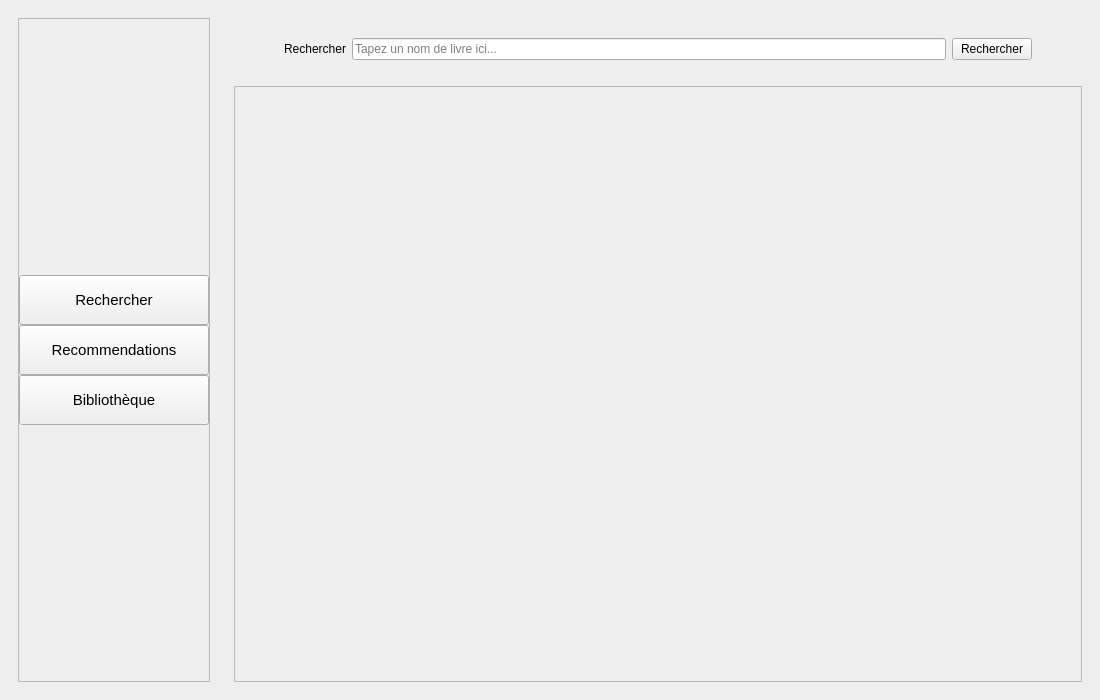
<?xml version="1.0" encoding="UTF-8"?>
<ui version="4.0">
 <class>MainWindow</class>
 <widget class="QMainWindow" name="MainWindow">
  <property name="geometry">
   <rect>
    <x>0</x>
    <y>0</y>
    <width>1100</width>
    <height>700</height>
   </rect>
  </property>
  <property name="windowTitle">
   <string>MainWindow</string>
  </property>
  <widget class="QWidget" name="centralwidget">
   <layout class="QHBoxLayout" name="horizontalLayout">
    <item>
     <widget class="QWidget" name="leftPanel" native="true">
      <property name="minimumSize">
       <size>
        <width>210</width>
        <height>0</height>
       </size>
      </property>
      <property name="font">
       <font>
        <pointsize>11</pointsize>
       </font>
      </property>
      <property name="styleSheet">
       <string notr="true"/>
      </property>
      <layout class="QVBoxLayout" name="verticalLayout">
       <item>
        <widget class="QFrame" name="frameLeftPanel">
         <property name="frameShape">
          <enum>QFrame::StyledPanel</enum>
         </property>
         <property name="frameShadow">
          <enum>QFrame::Raised</enum>
         </property>
         <layout class="QVBoxLayout" name="verticalLayout_2">
          <property name="spacing">
           <number>0</number>
          </property>
          <property name="leftMargin">
           <number>0</number>
          </property>
          <property name="topMargin">
           <number>0</number>
          </property>
          <property name="rightMargin">
           <number>0</number>
          </property>
          <property name="bottomMargin">
           <number>0</number>
          </property>
          <item>
           <spacer name="verticalSpacerLeftPanelHaut">
            <property name="orientation">
             <enum>Qt::Vertical</enum>
            </property>
            <property name="sizeHint" stdset="0">
             <size>
              <width>20</width>
              <height>40</height>
             </size>
            </property>
           </spacer>
          </item>
          <item>
           <widget class="QPushButton" name="leftPanelButtonSearch">
            <property name="minimumSize">
             <size>
              <width>0</width>
              <height>50</height>
             </size>
            </property>
            <property name="font">
             <font>
              <pointsize>11</pointsize>
             </font>
            </property>
            <property name="text">
             <string>Rechercher</string>
            </property>
           </widget>
          </item>
          <item>
           <widget class="QPushButton" name="leftPanelButtonHome">
            <property name="minimumSize">
             <size>
              <width>0</width>
              <height>50</height>
             </size>
            </property>
            <property name="font">
             <font>
              <pointsize>11</pointsize>
             </font>
            </property>
            <property name="text">
             <string>Recommendations</string>
            </property>
           </widget>
          </item>
          <item>
           <widget class="QPushButton" name="leftPanelButtonBibliotheque">
            <property name="minimumSize">
             <size>
              <width>0</width>
              <height>50</height>
             </size>
            </property>
            <property name="font">
             <font>
              <pointsize>11</pointsize>
             </font>
            </property>
            <property name="text">
             <string>Bibliothèque</string>
            </property>
           </widget>
          </item>
          <item>
           <spacer name="verticalSpacerLeftPanelBas">
            <property name="orientation">
             <enum>Qt::Vertical</enum>
            </property>
            <property name="sizeHint" stdset="0">
             <size>
              <width>20</width>
              <height>40</height>
             </size>
            </property>
           </spacer>
          </item>
         </layout>
        </widget>
       </item>
      </layout>
     </widget>
    </item>
    <item>
     <layout class="QVBoxLayout" name="centerPanel" stretch="0">
      <item>
       <widget class="QStackedWidget" name="stackedWidget">
        <widget class="QWidget" name="searchWidget">
         <property name="styleSheet">
          <string notr="true"/>
         </property>
         <layout class="QHBoxLayout" name="horizontalLayout_2">
          <item>
           <layout class="QGridLayout" name="gridLayoutSearchWidget">
            <item row="0" column="0">
             <layout class="QGridLayout" name="gridLayoutSearchBar">
              <property name="topMargin">
               <number>20</number>
              </property>
              <property name="bottomMargin">
               <number>20</number>
              </property>
              <item row="0" column="3">
               <widget class="QPushButton" name="searchButton">
                <property name="text">
                 <string>Rechercher</string>
                </property>
               </widget>
              </item>
              <item row="0" column="2">
               <widget class="QLineEdit" name="searchLineEdit">
                <property name="placeholderText">
                 <string>Tapez un nom de livre ici...</string>
                </property>
               </widget>
              </item>
              <item row="0" column="0">
               <spacer name="horizontalSpacer">
                <property name="orientation">
                 <enum>Qt::Horizontal</enum>
                </property>
                <property name="sizeType">
                 <enum>QSizePolicy::Maximum</enum>
                </property>
                <property name="sizeHint" stdset="0">
                 <size>
                  <width>50</width>
                  <height>20</height>
                 </size>
                </property>
               </spacer>
              </item>
              <item row="0" column="1">
               <widget class="QLabel" name="searchLabel">
                <property name="text">
                 <string>Rechercher</string>
                </property>
               </widget>
              </item>
              <item row="0" column="4">
               <spacer name="horizontalSpacer_2">
                <property name="orientation">
                 <enum>Qt::Horizontal</enum>
                </property>
                <property name="sizeType">
                 <enum>QSizePolicy::Fixed</enum>
                </property>
                <property name="sizeHint" stdset="0">
                 <size>
                  <width>50</width>
                  <height>20</height>
                 </size>
                </property>
               </spacer>
              </item>
             </layout>
            </item>
            <item row="1" column="0">
             <widget class="QScrollArea" name="scrollAreaSearch">
              <property name="widgetResizable">
               <bool>true</bool>
              </property>
              <widget class="QWidget" name="scrollAreaWidgetContents">
               <property name="geometry">
                <rect>
                 <x>0</x>
                 <y>0</y>
                 <width>842</width>
                 <height>587</height>
                </rect>
               </property>
               <layout class="QVBoxLayout" name="verticalLayout_5">
                <item alignment="Qt::AlignHCenter">
                 <widget class="QLabel" name="labelRechercheEnCours">
                  <property name="sizePolicy">
                   <sizepolicy hsizetype="Maximum" vsizetype="Maximum">
                    <horstretch>0</horstretch>
                    <verstretch>0</verstretch>
                   </sizepolicy>
                  </property>
                  <property name="minimumSize">
                   <size>
                    <width>300</width>
                    <height>20</height>
                   </size>
                  </property>
                  <property name="frameShape">
                   <enum>QFrame::NoFrame</enum>
                  </property>
                  <property name="frameShadow">
                   <enum>QFrame::Plain</enum>
                  </property>
                  <property name="text">
                   <string/>
                  </property>
                 </widget>
                </item>
                <item>
                 <widget class="QWidget" name="widgetScrollAreaSearchAnswer" native="true">
                  <layout class="QGridLayout" name="gridLayout_2">
                   <item row="0" column="0">
                    <widget class="QWidget" name="widgetWidgetScrollAreaSearchAnswer" native="true">
                     <layout class="QVBoxLayout" name="verticalLayout_6"/>
                    </widget>
                   </item>
                  </layout>
                 </widget>
                </item>
               </layout>
              </widget>
             </widget>
            </item>
           </layout>
          </item>
         </layout>
        </widget>
        <widget class="QWidget" name="bookDetailWidget">
         <layout class="QVBoxLayout" name="verticalLayout_7">
          <item>
           <widget class="QWidget" name="bookDetailCoverWidget" native="true">
            <layout class="QVBoxLayout" name="verticalLayout_8">
             <item alignment="Qt::AlignHCenter">
              <widget class="QLabel" name="bookDetailCoverLabel">
               <property name="minimumSize">
                <size>
                 <width>200</width>
                 <height>260</height>
                </size>
               </property>
               <property name="text">
                <string/>
               </property>
              </widget>
             </item>
             <item alignment="Qt::AlignLeft">
              <widget class="QLabel" name="bookDetailTitleLabel">
               <property name="font">
                <font>
                 <pointsize>12</pointsize>
                 <weight>75</weight>
                 <bold>true</bold>
                </font>
               </property>
               <property name="text">
                <string/>
               </property>
              </widget>
             </item>
             <item>
              <widget class="QLabel" name="bookDetailAuthorLabel">
               <property name="font">
                <font>
                 <pointsize>11</pointsize>
                 <weight>75</weight>
                 <bold>true</bold>
                </font>
               </property>
               <property name="text">
                <string/>
               </property>
              </widget>
             </item>
            </layout>
           </widget>
          </item>
          <item>
           <widget class="QWidget" name="bookDetailDescriptionWidget" native="true">
            <layout class="QVBoxLayout" name="verticalLayout_9">
             <item>
              <widget class="QLabel" name="bookDetailDescriptionLabel">
               <property name="text">
                <string/>
               </property>
               <property name="wordWrap">
                <bool>true</bool>
               </property>
              </widget>
             </item>
             <item>
              <widget class="QPushButton" name="bookDetaillRetourButton">
               <property name="text">
                <string>Retour</string>
               </property>
              </widget>
             </item>
            </layout>
           </widget>
          </item>
         </layout>
        </widget>
        <widget class="QWidget" name="homeWidget">
         <property name="styleSheet">
          <string notr="true"/>
         </property>
         <layout class="QGridLayout" name="gridlayout_10">
          <item row="0" column="0" alignment="Qt::AlignHCenter">
           <widget class="QLabel" name="labelRecommendations">
            <property name="sizePolicy">
             <sizepolicy hsizetype="Maximum" vsizetype="Preferred">
              <horstretch>0</horstretch>
              <verstretch>0</verstretch>
             </sizepolicy>
            </property>
            <property name="minimumSize">
             <size>
              <width>50</width>
              <height>30</height>
             </size>
            </property>
            <property name="maximumSize">
             <size>
              <width>16777215</width>
              <height>40</height>
             </size>
            </property>
            <property name="font">
             <font>
              <pointsize>14</pointsize>
             </font>
            </property>
            <property name="text">
             <string>Recommendations</string>
            </property>
           </widget>
          </item>
          <item row="1" column="0">
           <widget class="QWidget" name="widgetRecommendationGenre" native="true">
            <layout class="QVBoxLayout" name="verticalLayout_12">
             <item>
              <widget class="QLabel" name="labelRecommendationParGenre">
               <property name="sizePolicy">
                <sizepolicy hsizetype="Preferred" vsizetype="Maximum">
                 <horstretch>0</horstretch>
                 <verstretch>0</verstretch>
                </sizepolicy>
               </property>
               <property name="maximumSize">
                <size>
                 <width>16777215</width>
                 <height>30</height>
                </size>
               </property>
               <property name="text">
                <string>Recommendation par genres :</string>
               </property>
              </widget>
             </item>
             <item>
              <widget class="QScrollArea" name="scrollAreaRecommendationGenre">
               <property name="sizePolicy">
                <sizepolicy hsizetype="Preferred" vsizetype="Preferred">
                 <horstretch>0</horstretch>
                 <verstretch>0</verstretch>
                </sizepolicy>
               </property>
               <property name="maximumSize">
                <size>
                 <width>16777215</width>
                 <height>150</height>
                </size>
               </property>
               <property name="widgetResizable">
                <bool>true</bool>
               </property>
               <widget class="QWidget" name="scrollAreaRecommendationGenreContent">
                <property name="geometry">
                 <rect>
                  <x>0</x>
                  <y>0</y>
                  <width>826</width>
                  <height>145</height>
                 </rect>
                </property>
                <layout class="QGridLayout" name="gridLayout_4"/>
               </widget>
              </widget>
             </item>
            </layout>
           </widget>
          </item>
          <item row="2" column="0">
           <widget class="QWidget" name="widgetRecommendationParAuteur" native="true">
            <layout class="QVBoxLayout" name="verticalLayout_11">
             <item>
              <widget class="QLabel" name="label">
               <property name="sizePolicy">
                <sizepolicy hsizetype="Preferred" vsizetype="Maximum">
                 <horstretch>0</horstretch>
                 <verstretch>0</verstretch>
                </sizepolicy>
               </property>
               <property name="maximumSize">
                <size>
                 <width>16777215</width>
                 <height>30</height>
                </size>
               </property>
               <property name="text">
                <string>Recommendations par auteurs :</string>
               </property>
              </widget>
             </item>
             <item>
              <widget class="QWidget" name="widgetCrollAreaRecommendationAuteur" native="true">
               <layout class="QHBoxLayout" name="horizontalLayout_3">
                <item>
                 <widget class="QScrollArea" name="scrollAreaRecommendationAuteur">
                  <property name="sizePolicy">
                   <sizepolicy hsizetype="Expanding" vsizetype="Maximum">
                    <horstretch>0</horstretch>
                    <verstretch>0</verstretch>
                   </sizepolicy>
                  </property>
                  <property name="maximumSize">
                   <size>
                    <width>16777215</width>
                    <height>150</height>
                   </size>
                  </property>
                  <property name="widgetResizable">
                   <bool>true</bool>
                  </property>
                  <widget class="QWidget" name="scrollAreaRecommendationAuteurContent">
                   <property name="geometry">
                    <rect>
                     <x>0</x>
                     <y>0</y>
                     <width>808</width>
                     <height>128</height>
                    </rect>
                   </property>
                   <layout class="QGridLayout" name="gridLayout_3"/>
                  </widget>
                 </widget>
                </item>
               </layout>
              </widget>
             </item>
            </layout>
           </widget>
          </item>
          <item row="3" column="0">
           <widget class="QWidget" name="widgetBlague" native="true">
            <property name="sizePolicy">
             <sizepolicy hsizetype="Preferred" vsizetype="Preferred">
              <horstretch>0</horstretch>
              <verstretch>0</verstretch>
             </sizepolicy>
            </property>
            <property name="minimumSize">
             <size>
              <width>0</width>
              <height>0</height>
             </size>
            </property>
            <property name="maximumSize">
             <size>
              <width>16777215</width>
              <height>16777215</height>
             </size>
            </property>
            <layout class="QVBoxLayout" name="verticalLayout_13">
             <item>
              <widget class="QLabel" name="labelBlague">
               <property name="sizePolicy">
                <sizepolicy hsizetype="Preferred" vsizetype="Maximum">
                 <horstretch>0</horstretch>
                 <verstretch>0</verstretch>
                </sizepolicy>
               </property>
               <property name="maximumSize">
                <size>
                 <width>16777215</width>
                 <height>30</height>
                </size>
               </property>
               <property name="text">
                <string>Blague du jour :</string>
               </property>
              </widget>
             </item>
             <item>
              <widget class="QWidget" name="widget_2" native="true">
               <layout class="QGridLayout" name="gridLayout_5">
                <item row="2" column="0">
                 <widget class="QScrollArea" name="scrollAreaLabelImageBlague">
                  <property name="sizePolicy">
                   <sizepolicy hsizetype="Preferred" vsizetype="Preferred">
                    <horstretch>0</horstretch>
                    <verstretch>0</verstretch>
                   </sizepolicy>
                  </property>
                  <property name="widgetResizable">
                   <bool>true</bool>
                  </property>
                  <widget class="QWidget" name="scrollAreaLabelImageBlagueWidgetContents">
                   <property name="geometry">
                    <rect>
                     <x>0</x>
                     <y>0</y>
                     <width>602</width>
                     <height>127</height>
                    </rect>
                   </property>
                   <layout class="QGridLayout" name="gridLayout_6">
                    <item row="0" column="0">
                     <widget class="QLabel" name="labelImageBlague">
                      <property name="sizePolicy">
                       <sizepolicy hsizetype="Preferred" vsizetype="Preferred">
                        <horstretch>0</horstretch>
                        <verstretch>0</verstretch>
                       </sizepolicy>
                      </property>
                      <property name="minimumSize">
                       <size>
                        <width>0</width>
                        <height>0</height>
                       </size>
                      </property>
                      <property name="text">
                       <string/>
                      </property>
                     </widget>
                    </item>
                   </layout>
                  </widget>
                 </widget>
                </item>
                <item row="2" column="1" alignment="Qt::AlignBottom">
                 <widget class="QPushButton" name="buttonBlague">
                  <property name="sizePolicy">
                   <sizepolicy hsizetype="Maximum" vsizetype="Fixed">
                    <horstretch>0</horstretch>
                    <verstretch>0</verstretch>
                   </sizepolicy>
                  </property>
                  <property name="minimumSize">
                   <size>
                    <width>200</width>
                    <height>0</height>
                   </size>
                  </property>
                  <property name="cursor">
                   <cursorShape>PointingHandCursor</cursorShape>
                  </property>
                  <property name="text">
                   <string>Une autre !</string>
                  </property>
                  <property name="autoDefault">
                   <bool>false</bool>
                  </property>
                  <property name="default">
                   <bool>false</bool>
                  </property>
                  <property name="flat">
                   <bool>false</bool>
                  </property>
                 </widget>
                </item>
               </layout>
              </widget>
             </item>
            </layout>
           </widget>
          </item>
         </layout>
        </widget>
        <widget class="QWidget" name="bibliothequeWidget">
         <property name="styleSheet">
          <string notr="true"/>
         </property>
         <layout class="QVBoxLayout" name="verticalLayout_3">
          <item alignment="Qt::AlignHCenter">
           <widget class="QLabel" name="bibliothequeLabel">
            <property name="font">
             <font>
              <pointsize>20</pointsize>
              <weight>75</weight>
              <bold>true</bold>
              <underline>true</underline>
             </font>
            </property>
            <property name="styleSheet">
             <string notr="true"/>
            </property>
            <property name="text">
             <string>BIBLIOTHEQUE</string>
            </property>
           </widget>
          </item>
          <item>
           <widget class="QScrollArea" name="scrollAreaBibliotheque">
            <property name="widgetResizable">
             <bool>true</bool>
            </property>
            <widget class="QWidget" name="scrollAreaBibliothequeWidgetContent">
             <property name="geometry">
              <rect>
               <x>0</x>
               <y>0</y>
               <width>844</width>
               <height>617</height>
              </rect>
             </property>
             <layout class="QGridLayout" name="gridLayout">
              <item row="0" column="1">
               <widget class="QWidget" name="widget" native="true">
                <layout class="QVBoxLayout" name="verticalLayout_4"/>
               </widget>
              </item>
              <item row="0" column="0">
               <spacer name="horizontalSpacer_3">
                <property name="orientation">
                 <enum>Qt::Horizontal</enum>
                </property>
                <property name="sizeType">
                 <enum>QSizePolicy::Maximum</enum>
                </property>
                <property name="sizeHint" stdset="0">
                 <size>
                  <width>40</width>
                  <height>20</height>
                 </size>
                </property>
               </spacer>
              </item>
             </layout>
            </widget>
           </widget>
          </item>
         </layout>
        </widget>
       </widget>
      </item>
     </layout>
    </item>
   </layout>
  </widget>
 </widget>
 <resources/>
 <connections/>
</ui>
